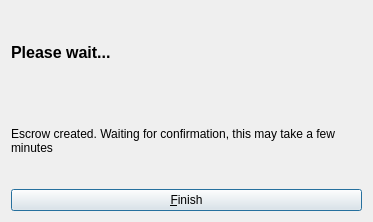
<?xml version="1.0" encoding="UTF-8"?>
<ui version="4.0">
 <class>OfferEscrowDialog</class>
 <widget class="QDialog" name="OfferEscrowDialog">
  <property name="geometry">
   <rect>
    <x>0</x>
    <y>0</y>
    <width>373</width>
    <height>222</height>
   </rect>
  </property>
  <property name="windowTitle">
   <string>Payment In Escrow</string>
  </property>
  <layout class="QGridLayout" name="gridLayout">
   <item row="1" column="0">
    <widget class="QLabel" name="purchaseHint">
     <property name="cursor">
      <cursorShape>IBeamCursor</cursorShape>
     </property>
     <property name="text">
      <string notr="true">Escrow created. Waiting for confirmation, this may take a few minutes</string>
     </property>
     <property name="textFormat">
      <enum>Qt::RichText</enum>
     </property>
     <property name="wordWrap">
      <bool>true</bool>
     </property>
     <property name="textInteractionFlags">
      <set>Qt::LinksAccessibleByMouse|Qt::TextSelectableByKeyboard|Qt::TextSelectableByMouse</set>
     </property>
    </widget>
   </item>
   <item row="0" column="0">
    <layout class="QHBoxLayout" name="horizontalLayout">
     <item>
      <widget class="QLabel" name="payMessage">
       <property name="font">
        <font>
         <pointsize>12</pointsize>
         <weight>75</weight>
         <bold>true</bold>
        </font>
       </property>
       <property name="cursor">
        <cursorShape>IBeamCursor</cursorShape>
       </property>
       <property name="text">
        <string>&lt;html&gt;&lt;head/&gt;&lt;body&gt;&lt;p&gt;&lt;span style=&quot; font-size:12pt; font-weight:600;&quot;&gt;Please wait...&lt;/span&gt;&lt;/p&gt;&lt;/body&gt;&lt;/html&gt;</string>
       </property>
       <property name="wordWrap">
        <bool>true</bool>
       </property>
       <property name="textInteractionFlags">
        <set>Qt::LinksAccessibleByMouse|Qt::TextSelectableByKeyboard|Qt::TextSelectableByMouse</set>
       </property>
      </widget>
     </item>
    </layout>
   </item>
   <item row="2" column="0">
    <widget class="QPushButton" name="finishButton">
     <property name="text">
      <string>&amp;Finish</string>
     </property>
     <property name="icon">
      <iconset resource="../bitcoin.qrc">
       <normaloff>:/icons/synced</normaloff>:/icons/synced</iconset>
     </property>
    </widget>
   </item>
  </layout>
 </widget>
 <resources>
  <include location="../bitcoin.qrc"/>
 </resources>
 <connections/>
</ui>
